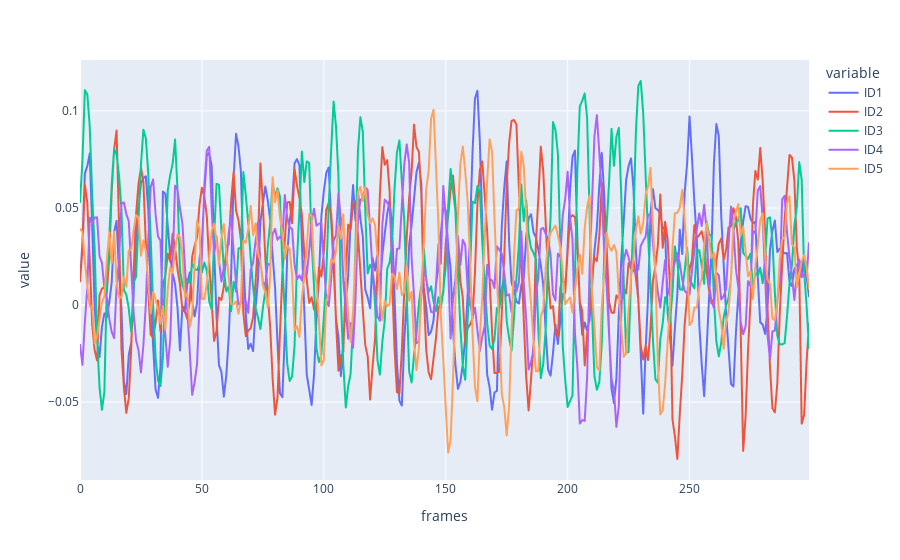

The code cell stored with this chart in its notebook:
### Code cell
plt.figure(figsize=(10, 6))
fig = px.line(sensor_df, x='frames', y='value', color='variable')
fig.show()

### Figure 1 — Plotly figure (JSON) as saved in the notebook; plotly's stock layout.template omitted (floating-point values rounded to 4 significant figures; data arrays with more than 128 entries replaced by an {"elided": "..."} marker saying what was removed)
{"data": [{"hovertemplate": "variable=ID1<br>frames=%{x}<br>value=%{y}<extra></extra>", "legendgroup": "ID1", "line": {"color": "#636efa", "dash": "solid"}, "marker": {"symbol": "circle"}, "mode": "lines", "name": "ID1", "showlegend": true, "type": "scattergl", "x": {"elided": "300 int values"}, "xaxis": "x", "y": {"elided": "300 float values"}, "yaxis": "y"}, {"hovertemplate": "variable=ID2<br>frames=%{x}<br>value=%{y}<extra></extra>", "legendgroup": "ID2", "line": {"color": "#EF553B", "dash": "solid"}, "marker": {"symbol": "circle"}, "mode": "lines", "name": "ID2", "showlegend": true, "type": "scattergl", "x": {"elided": "300 int values"}, "xaxis": "x", "y": {"elided": "300 float values"}, "yaxis": "y"}, {"hovertemplate": "variable=ID3<br>frames=%{x}<br>value=%{y}<extra></extra>", "legendgroup": "ID3", "line": {"color": "#00cc96", "dash": "solid"}, "marker": {"symbol": "circle"}, "mode": "lines", "name": "ID3", "showlegend": true, "type": "scattergl", "x": {"elided": "300 int values"}, "xaxis": "x", "y": {"elided": "300 float values"}, "yaxis": "y"}, {"hovertemplate": "variable=ID4<br>frames=%{x}<br>value=%{y}<extra></extra>", "legendgroup": "ID4", "line": {"color": "#ab63fa", "dash": "solid"}, "marker": {"symbol": "circle"}, "mode": "lines", "name": "ID4", "showlegend": true, "type": "scattergl", "x": {"elided": "300 int values"}, "xaxis": "x", "y": {"elided": "300 float values"}, "yaxis": "y"}, {"hovertemplate": "variable=ID5<br>frames=%{x}<br>value=%{y}<extra></extra>", "legendgroup": "ID5", "line": {"color": "#FFA15A", "dash": "solid"}, "marker": {"symbol": "circle"}, "mode": "lines", "name": "ID5", "showlegend": true, "type": "scattergl", "x": {"elided": "300 int values"}, "xaxis": "x", "y": {"elided": "300 float values"}, "yaxis": "y"}], "layout": {"legend": {"title": {"text": "variable"}, "tracegroupgap": 0}, "margin": {"t": 60}, "xaxis": {"anchor": "y", "domain": [0, 1], "title": {"text": "frames"}}, "yaxis": {"anchor": "x", "domain": [0, 1], "title": {"text": "value"}}}}
